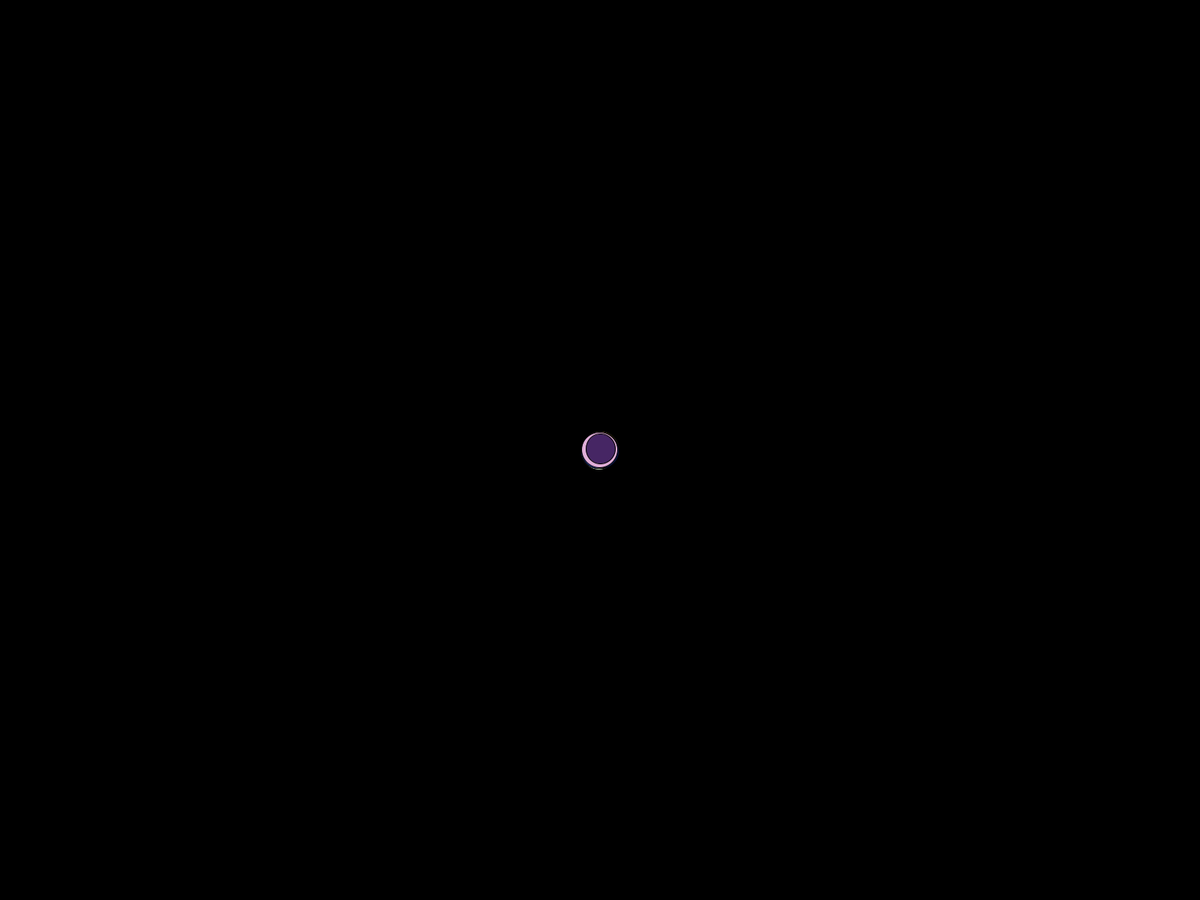
Frame 1 (no input)
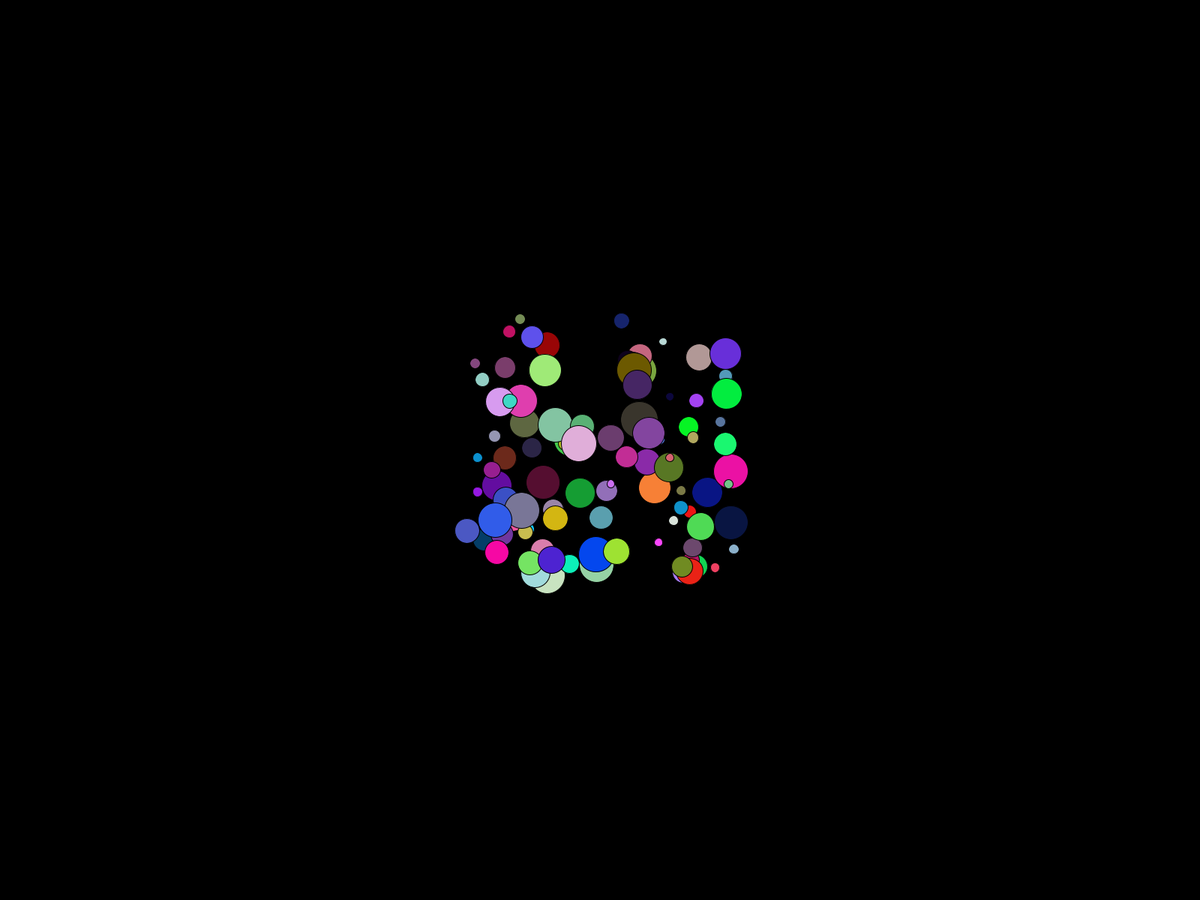
Frame 60 (the mouse pressed at the canvas centre just before this capture)
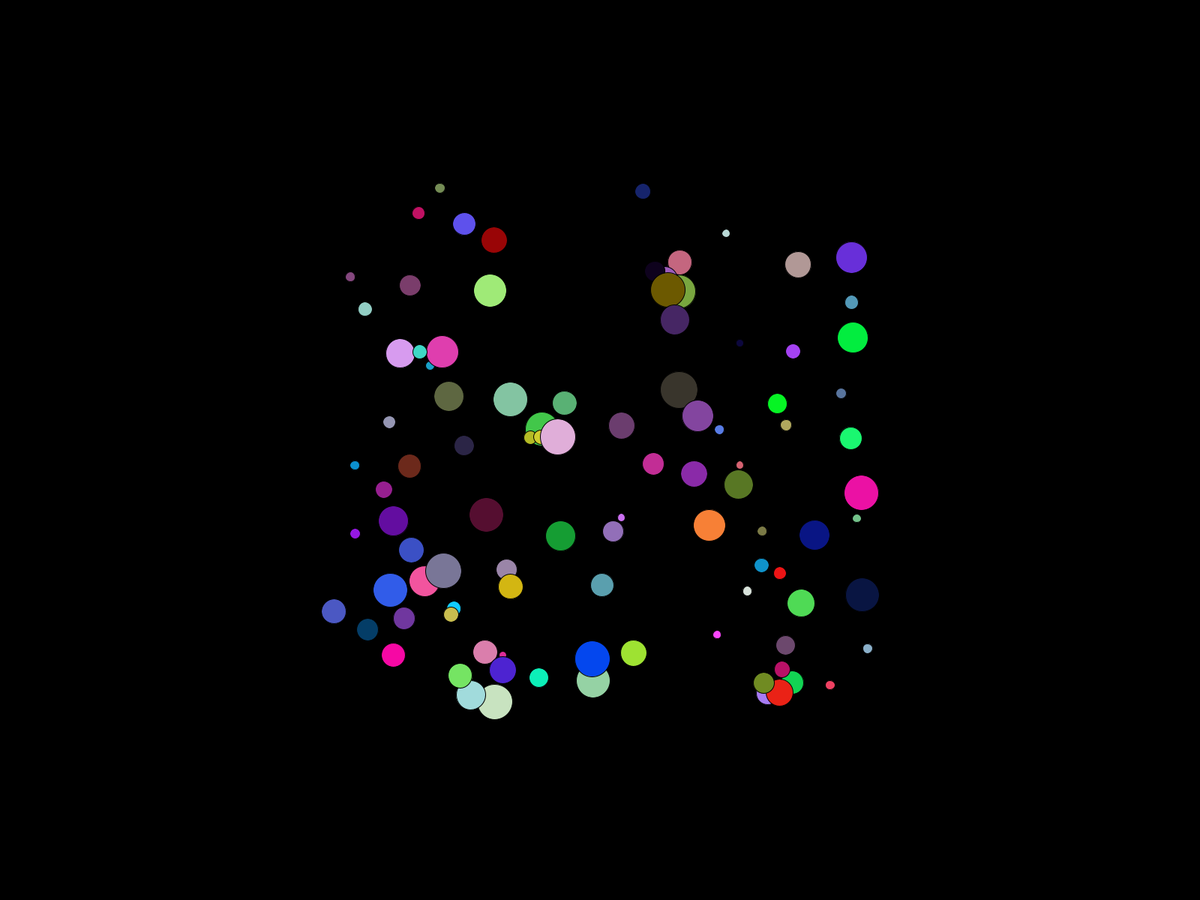
Frame 120 (the mouse held since frame 60 and released just before this capture)

The Processing sketch that drew these frames (run headless with seeded random() and noise(); from frame 60 on, the mouse is pressed at the canvas centre):

// Processing sketch: bounceBack
// ── bounceBack.pde
Ball[] b = new Ball[100];


void setup()
{
  fullScreen();
  frameRate(60);
  for(int i = 0; i < b.length; i++)
  {
    b[i] = new Ball();
  }
  
}

void draw()
{
  background(0);
  
  for(int i = 0; i < b.length; i++)
  {
    b[i].update();
    b[i].render();
  }
  
}

// ── Ball.pde
class Ball
{
  private float size;
  private float xPos;
  private float yPos;
  private float xSpeed;
  private float ySpeed;
  private int red;
  private int green;
  private int blue;
  
  Ball()
  {
    red = (int)random(0, 255);
    green = (int)random(0, 255);
    blue = (int)random(0, 255);
    size = random(10, 50);
    xPos = width/2;
    yPos = height/2;
    xSpeed = random(-3, 3);
    ySpeed = random(-3, 3);
  }
  
  public void update()
  {
    comeBack();
    xPos += xSpeed;
    yPos += ySpeed;
  }
  
  public void render()
  {
    fill(red, green, blue);
    ellipse(xPos, yPos, size, size);
  }
  
  public void comeBack()
  {
    if (xPos < 0 + size * 0.5)
    {
      xSpeed *= -1;
      xSpeed++;
    } else if (xPos > width - size * 0.5)
    {
      xSpeed *= -1;
      xSpeed--;
    }
    
    if (yPos < 0 + size * 0.5)
    {
      ySpeed *= -1;
      ySpeed++;
    } else if (yPos > height - size * 0.5)
    {
      ySpeed *= -1;
      ySpeed--;
    }
  }
  
}
